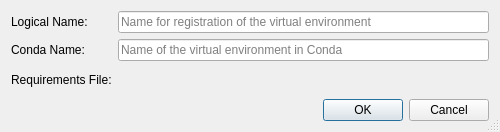
<?xml version="1.0" encoding="UTF-8"?>
<ui version="4.0">
 <class>CondaNewEnvironmentDataDialog</class>
 <widget class="QDialog" name="CondaNewEnvironmentDataDialog">
  <property name="geometry">
   <rect>
    <x>0</x>
    <y>0</y>
    <width>500</width>
    <height>132</height>
   </rect>
  </property>
  <property name="windowTitle">
   <string>New Conda Environment</string>
  </property>
  <property name="sizeGripEnabled">
   <bool>true</bool>
  </property>
  <layout class="QGridLayout" name="gridLayout">
   <item row="0" column="0">
    <widget class="QLabel" name="label_2">
     <property name="text">
      <string>Logical Name:</string>
     </property>
    </widget>
   </item>
   <item row="0" column="1">
    <widget class="E5ClearableLineEdit" name="nameEdit">
     <property name="toolTip">
      <string>Enter a unique name for the virtual environment to register it with the Virtual Environment Manager</string>
     </property>
     <property name="placeholderText">
      <string>Name for registration of the virtual environment</string>
     </property>
    </widget>
   </item>
   <item row="1" column="0">
    <widget class="QLabel" name="label">
     <property name="text">
      <string>Conda Name:</string>
     </property>
    </widget>
   </item>
   <item row="1" column="1">
    <widget class="E5ClearableLineEdit" name="condaNameEdit">
     <property name="toolTip">
      <string>Enter the name of the virtual environment in Conda</string>
     </property>
     <property name="placeholderText">
      <string>Name of the virtual environment in Conda</string>
     </property>
    </widget>
   </item>
   <item row="2" column="0">
    <widget class="QLabel" name="requirementsLabel">
     <property name="text">
      <string>Requirements File:</string>
     </property>
    </widget>
   </item>
   <item row="2" column="1">
    <widget class="E5PathPicker" name="requirementsFilePicker" native="true">
     <property name="sizePolicy">
      <sizepolicy hsizetype="Expanding" vsizetype="Preferred">
       <horstretch>0</horstretch>
       <verstretch>0</verstretch>
      </sizepolicy>
     </property>
     <property name="focusPolicy">
      <enum>Qt::StrongFocus</enum>
     </property>
    </widget>
   </item>
   <item row="3" column="0" colspan="2">
    <widget class="QDialogButtonBox" name="buttonBox">
     <property name="orientation">
      <enum>Qt::Horizontal</enum>
     </property>
     <property name="standardButtons">
      <set>QDialogButtonBox::Cancel|QDialogButtonBox::Ok</set>
     </property>
    </widget>
   </item>
  </layout>
 </widget>
 <customwidgets>
  <customwidget>
   <class>E5ClearableLineEdit</class>
   <extends>QLineEdit</extends>
   <header>E5Gui/E5LineEdit.h</header>
  </customwidget>
  <customwidget>
   <class>E5PathPicker</class>
   <extends>QWidget</extends>
   <header>E5Gui/E5PathPicker.h</header>
   <container>1</container>
  </customwidget>
 </customwidgets>
 <resources/>
 <connections>
  <connection>
   <sender>buttonBox</sender>
   <signal>accepted()</signal>
   <receiver>CondaNewEnvironmentDataDialog</receiver>
   <slot>accept()</slot>
   <hints>
    <hint type="sourcelabel">
     <x>248</x>
     <y>254</y>
    </hint>
    <hint type="destinationlabel">
     <x>157</x>
     <y>274</y>
    </hint>
   </hints>
  </connection>
  <connection>
   <sender>buttonBox</sender>
   <signal>rejected()</signal>
   <receiver>CondaNewEnvironmentDataDialog</receiver>
   <slot>reject()</slot>
   <hints>
    <hint type="sourcelabel">
     <x>316</x>
     <y>260</y>
    </hint>
    <hint type="destinationlabel">
     <x>286</x>
     <y>274</y>
    </hint>
   </hints>
  </connection>
 </connections>
</ui>
